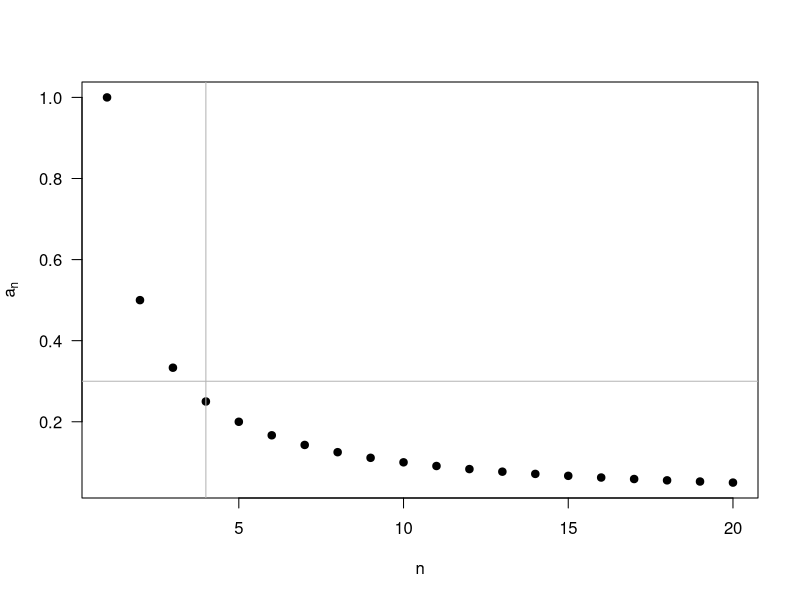
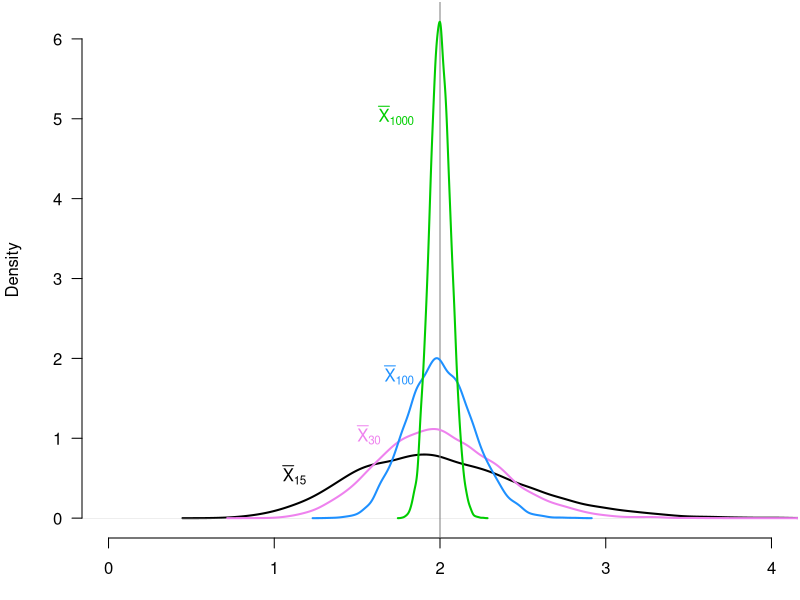
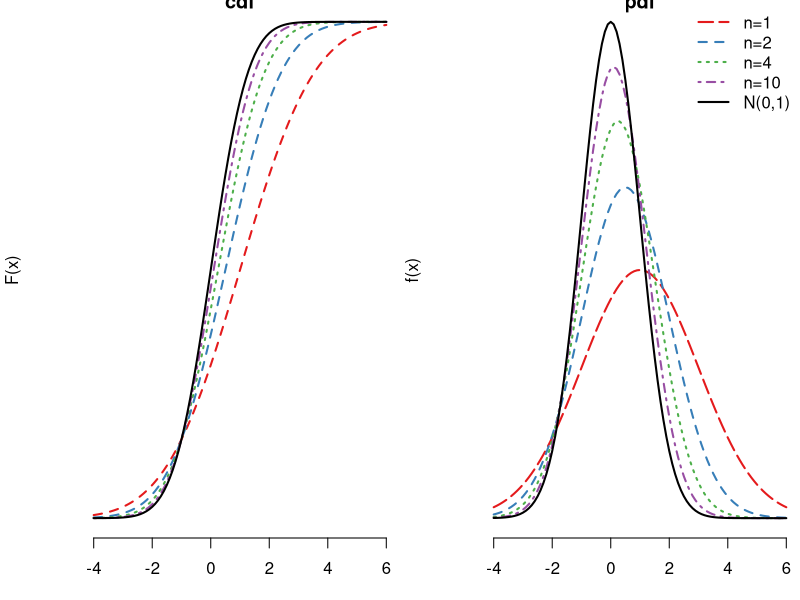
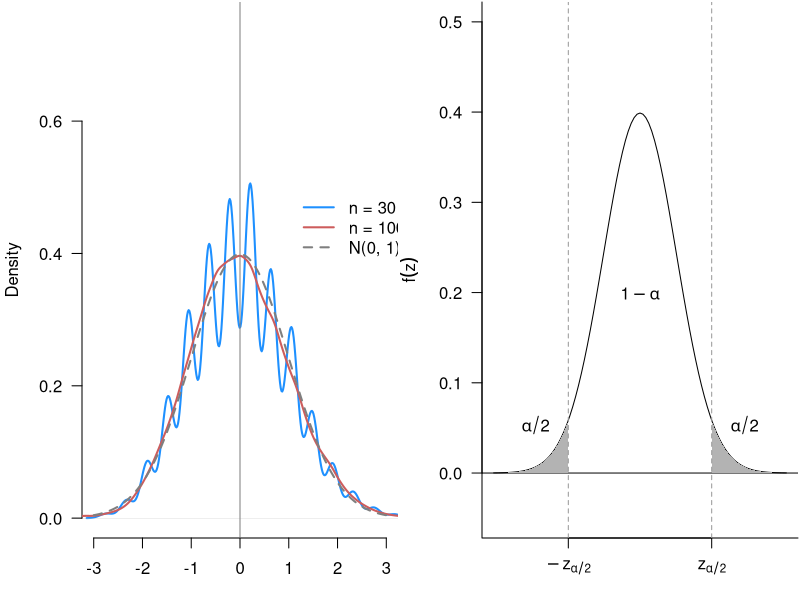
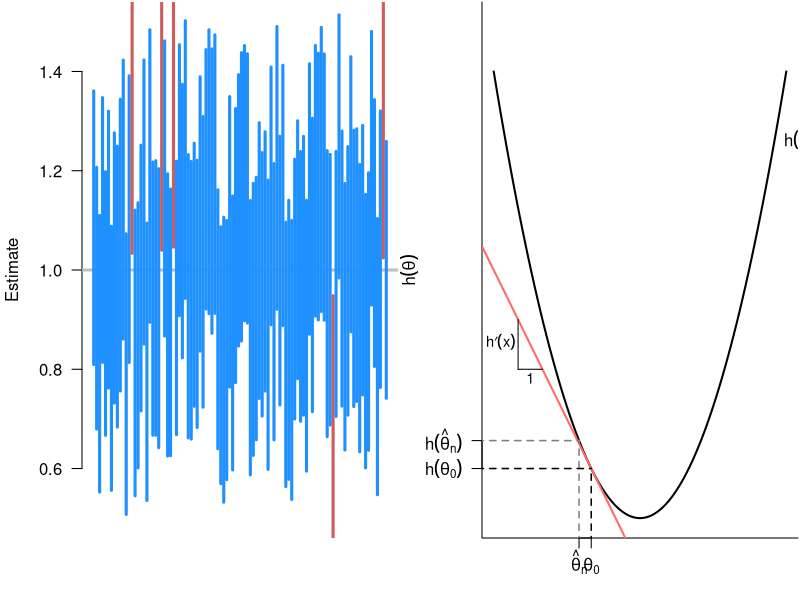

Source code (R) for these figures, in order:
## ---- chunk 1
#| label: "sequence"
#| echo: false
plot(x = 1:20, y = 1 / (1:20), las = 1,
     pch = 19, xlab = "n", ylab = expression(a[n]))
abline(h = 0.3, col = "grey70")
abline(v = 4, col = "grey70")
## ---- chunk 2
#| label: "fig-lln-sim"
#| echo: false
#| fig-cap: "Sampling distribution of the sample mean as a function of
#| sample size."
nsims <- 10000
holder <- matrix(NA, nrow = nsims, ncol = 6)
for (i in 1:nsims) {
  s5 <- rexp(n = 5, rate = 0.5)
  s15 <- rexp(n = 15, rate = 0.5)
  s30 <- rexp(n = 30, rate = 0.5)
  s100 <- rexp(n = 100, rate = 0.5)
  s1000 <- rexp(n = 1000, rate = 0.5)
  s10000 <- rexp(n = 10000, rate = 0.5)

  holder[i,1] <- mean(s5)
  holder[i,2] <- mean(s15)
  holder[i,3] <- mean(s30)
  holder[i,4] <- mean(s100)
  holder[i,5] <- mean(s1000)
  holder[i,6] <- mean(s10000)
}
par(las = 1, mar = c(3.1, 4.1, 0.1, 0.1))
plot(density(holder[,2]), xlim = c(0,4), bty = "n", main = "", lwd = 2, xlab = "", ylim = range(density(holder[,5])$y))
abline(v=2, col = "grey50")
lines(density(holder[,3]), col = "violet", lwd = 2)
lines(density(holder[,4]), col = "dodgerblue", lwd = 2)
lines(density(holder[,5]), col = "green3", lwd = 2)
text(x = 1.25, y = 0.5, expression(bar(X)[15]), col = "black", pos = 2)
text(x = 1.7, y = 1, expression(bar(X)[30]), col = "violet", pos = 2)
text(x = 1.9, y = 1.75, expression(bar(X)[100]), col = "dodgerblue", pos = 2)
text(x = 1.9, y = 5, expression(bar(X)[1000]), col = "green3", pos = 2)
## ---- chunk 3
#| label: "indist"
#| echo: false
par(mfrow = c(1, 2))
library(RColorBrewer)
cols <- brewer.pal(5, "Set1")
curve(pnorm(x, 1, 2), ylim = c(0,1), from = -4, 6, bty = "n", yaxt = "n", ylab = "F(x)", main = "cdf", col = cols[1], lwd = 2, lty = 2)
curve(pnorm(x, 0.5, 1.5), from = -4, 6, add = TRUE, lty = 2, col = cols[2], lwd = 2)
curve(pnorm(x, 0.25, 1.25), from = -4, 6, add = TRUE, lty = 3, col = cols[3], lwd = 2)
curve(pnorm(x, 0.1, 1.1), from = -4, 6, add = TRUE, lty = 4, col = cols[4], lwd = 2)
curve(pnorm(x, 0, 1), from = -4, 6, add = TRUE, lty = 1, col = "black", lwd = 2)

curve(dnorm(x, 1, 2), from = -4, 6, bty = "n", yaxt = "n", ylab = "f(x)", main = "pdf", lwd = 2, col = cols[1], lty = 5, ylim = c(0, dnorm(0)))
curve(dnorm(x, 0.5, 1.5), from = -4, 6, add = TRUE, lty = 2, lwd = 2, col = cols[2])
curve(dnorm(x, 0.25, 1.25), from = -4, 6, add = TRUE, lty = 3, lwd = 2, col = cols[3])
curve(dnorm(x, 0.1, 1.1), from = -4, 6, add = TRUE, lty = 4, lwd = 2, col = cols[4])
curve(dnorm(x, 0, 1), from = -4, 6, add = TRUE, lwd = 2, col = "black")
legend(x="topright", legend = c("n=1", "n=2", "n=4", "n=10", "N(0,1)"),
       col = c(cols[1:4], "black"), lty = c(5, 2, 3, 4, 1), lwd = 2, bty = "n")
## ---- chunk 4
#| label: fig-clt
#| echo: false
#| fig-cap: "Sampling distributions of the normalized sample mean at
#| n=30 and n=100."
set.seed(02138)
nsims <- 10000
holder2 <- matrix(NA, nrow = nsims, ncol = 6)
for (i in 1:nsims) {
  s5 <- rbinom(n = 5, size = 1, prob = 0.25)
  s15 <- rbinom(n = 15, size = 1, prob = 0.25)
  s30 <- rbinom(n = 30, size = 1, prob = 0.25)
  s100 <- rbinom(n = 100, size = 1, prob = 0.25)
  s1000 <- rbinom(n = 1000, size = 1, prob = 0.25)
  s10000 <- rbinom(n = 10000, size = 1, prob = 0.25)

  holder2[i,1] <- mean(s5)
  holder2[i,2] <- mean(s15)
  holder2[i,3] <- mean(s30)
  holder2[i,4] <- mean(s100)
  holder2[i,5] <- mean(s1000)
  holder2[i,6] <- mean(s10000)
}

par(las = 1, mar = c(3.1, 4.1, 0.1, 0.1))
plot(density((holder2[,3] - 0.25) * sqrt(16/3) * sqrt(30)), xlim = c(-3,3), bty = "n", main = "", lwd = 2, xlab = "", col = "dodgerblue", ylim = c(0, 0.75))
lines(density((holder2[,4] - 0.25) * sqrt(16/3) * sqrt(100)), bty = "n", main = "", lwd = 2, col = "indianred")
abline(v=0, col = "grey50")
legend(x=1, y = 0.5, legend = c("n = 30", "n = 100", "N(0, 1)"), col = c("dodgerblue", "indianred", "grey50"), lwd = 2, lty = c(1, 1, 2), bty = "n")
curve(dnorm(x), from = -3, to = 3, add = TRUE, lwd = 2, lty = 2, col = "grey50")
## ---- chunk 5
#| label: fig-std-normal
#| echo: false
#| fig-cap: "Critical values for the standard normal."
curve(dnorm(x), from = -4, to = 4, ylim = c(-.05, 0.5), bty = "l", las = 1, xlab = "z", ylab = expression(f(z)), xaxt = "n")
abline(h = 0)
axis(side = 1, at = c(-1.96, 1.96), labels = c(expression(-z[alpha/2]), expression(z[alpha/2])))
polygon(c(-4,seq(-4,-1.96,0.01),-1.96), c(0,dnorm(seq(-4,-1.96,0.01)), 0), col = "grey70", border = NA)
polygon(c(4,seq(4,1.96,-0.01),1.96), c(0,dnorm(seq(4,1.96,-0.01)), 0), col = "grey70", border = NA)
abline(v = 1.96, lty = 2, col = "grey60")
abline(v = -1.96, lty = 2, col = "grey60")
## text(x = 1.94, y = -0.04, "c", pos = 4)
## text(x = -1.94, y = -0.04, "-c", pos = 2)
text(x = 0, y = dnorm(0)/2, expression(1-alpha))
text(x = 2.2, y = 0.05, expression(alpha/2), pos = 4)
text(x = -2.2, y = 0.05, expression(alpha/2), pos = 2)
## ---- chunk 6
## alpha = 0.1 for 90% CI
qnorm(0.1 / 2, lower.tail = FALSE)
## ---- chunk 7
#| label: "fig-ci-sim"
#| echo: false
#| fig.cap: "95% confidence intervals from 100 random samples. Intervals are blue if they contain the truth and red if they do not."
set.seed(02143)
sims<- 10000
cover <- rep(0, times = sims)
low.bound <- up.bound <- rep(NA, times = sims)
for(i in 1:sims){
    draws <- rnorm(500, mean = 1, sd = sqrt(10))
    low.bound[i] <- mean(draws) - sd(draws) / sqrt(500) * 1.96
    up.bound[i] <- mean(draws) + sd(draws) / sqrt(500) * 1.96
    if (low.bound[i] < 1 & up.bound[i] > 1) {
        cover[i] <- 1
    }
}
cols <- ifelse(cover == 1, "dodgerblue", "indianred")
plot(x = NULL, y = NULL, xlim = c(1,100), ylim = c(0.5, 1.5), bty = "n",
     xlab = "Trial", ylab = "Estimate", xaxt = "n", las = 1)
abline(h = 1, col = "grey", lwd = 3)
segments(x0 = 1:100, y0 = low.bound[1:100], y1 = up.bound[1:100],
         col = cols[1:100], lwd = 3)
## ---- chunk 8
#| label: "fig-delta"
#| echo: false
#| fig-cap: "Linear approximation to nonlinear functions."

curve(x ^ 2, from = -3, to = 3, lwd = 2, bty = "l", ylim = c(0, 10),
      xaxt = "n", yaxt = "n", xlab = expression(theta), ylab = expression(h(theta)))
axis(side = 1, at = c(-1, -1.25), labels = c(expression(theta[0]), expression(hat(theta)[n])))
axis(side = 2, at = c(1, 1.25^2), labels = c(expression(h(theta[0])), expression(h(hat(theta)[n]))), las =1)
abline(a = -1, b = -2, col = "indianred1", lwd = 2)
segments(x0 = -1, y0 = -1, y1 = 1, lty = 2, lwd = 1.5)
segments(x0 = -1.25, y0 = -1, y1 = 1.25^2, lty = 2, lwd = 1.5, col = "grey50")
segments(x0 = -20, x1 = -1.25, y0 = 1.25 ^ 2, lwd = 1.5, lty = 2, col = "grey50")
segments(x0 = -20, x1 = -1, y0 = 1, lwd = 1.5, lty = 2, col = "black")
segments(x0 = -2.5, x1 = -2.5, y0 = 4, y1 = 3)
segments(x0 = -2.5, x1 = -2, y0 = 3, y1 = 3)
text(x = -2.5, y = 3.5, expression(h*minute*(x)), pos = 2, cex = 0.88, offset = 0.1)
text(x = -2.25, y = 3, "1", pos = 1, cex = 0.88, offset = 0.25)
text(x = 2.75, y = 2.75^2, expression(h()), pos = 4)
